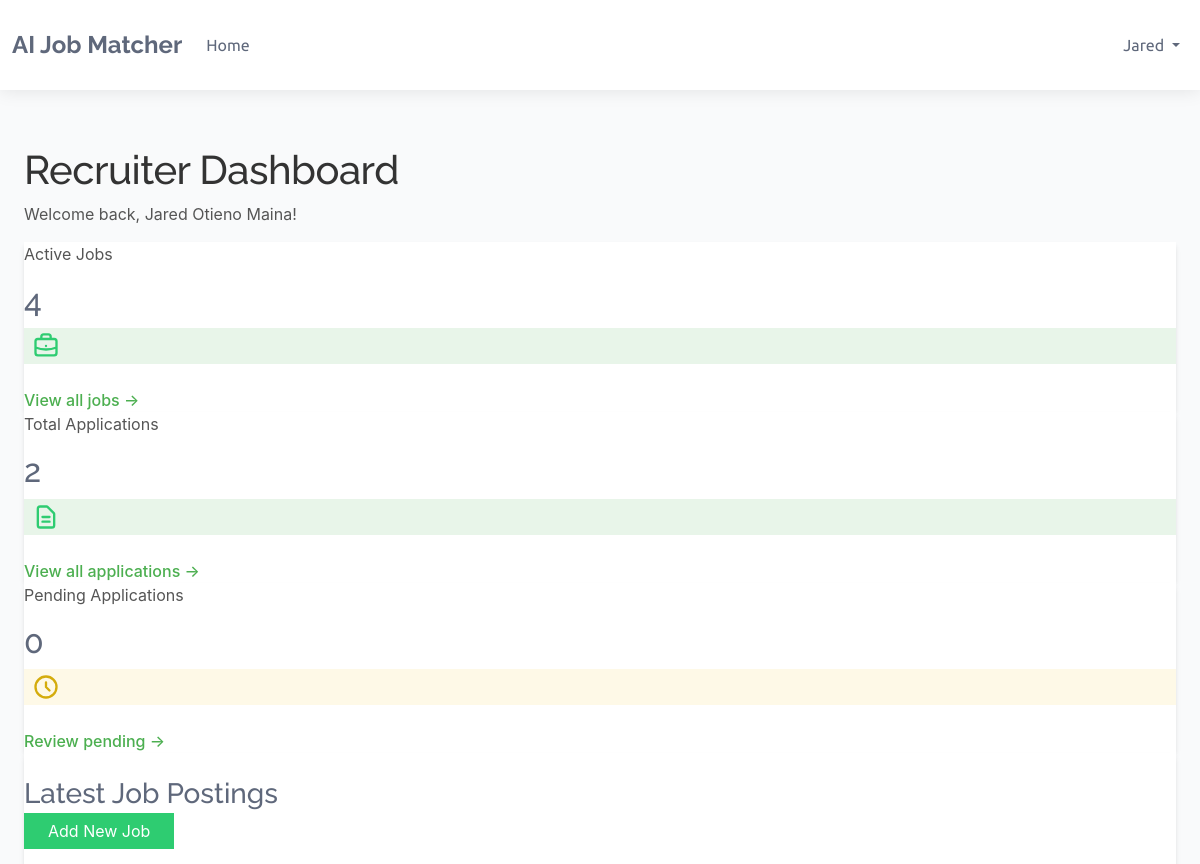
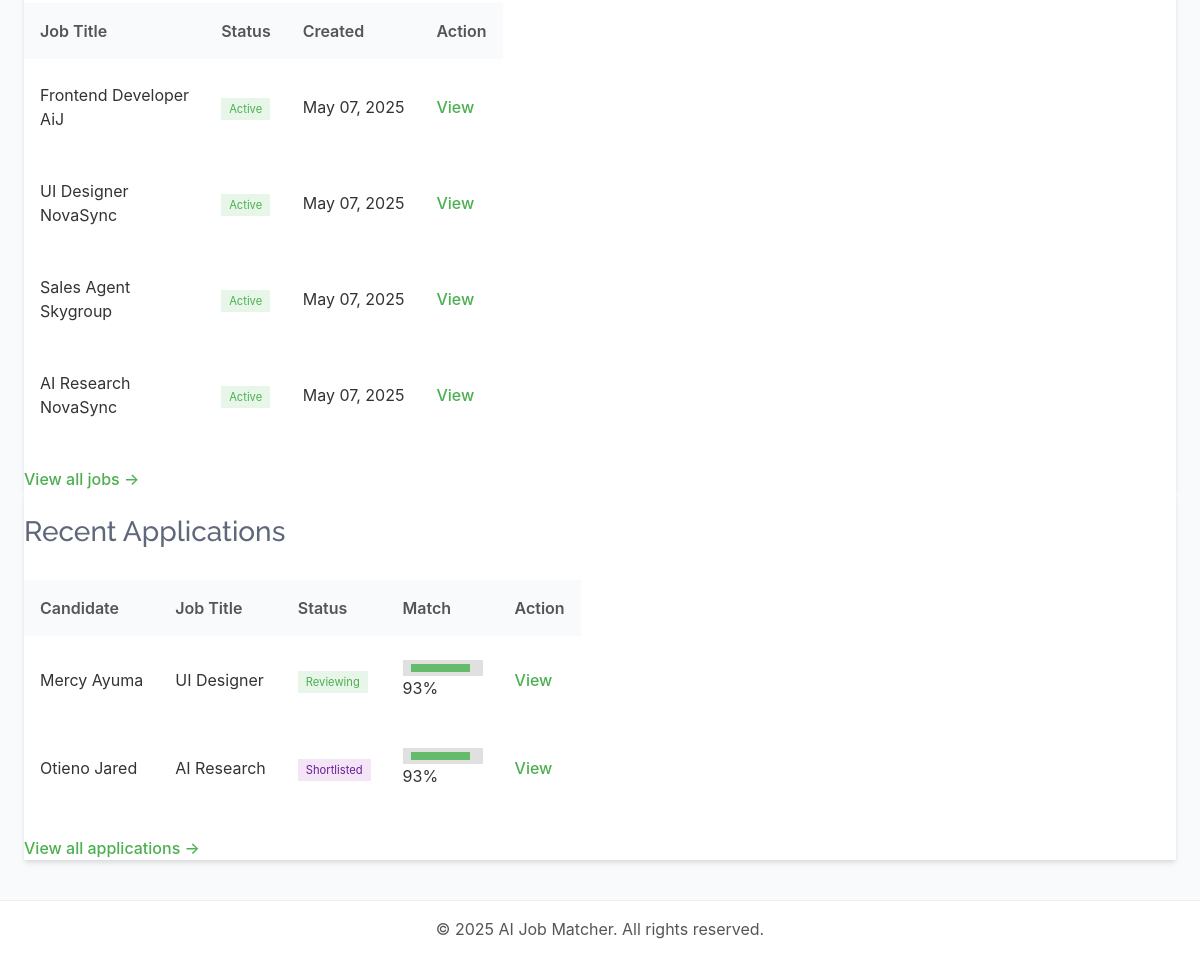
Before: /dashboards/recruiter/ (signed in) with the older database file (2 pictures, top to bottom).
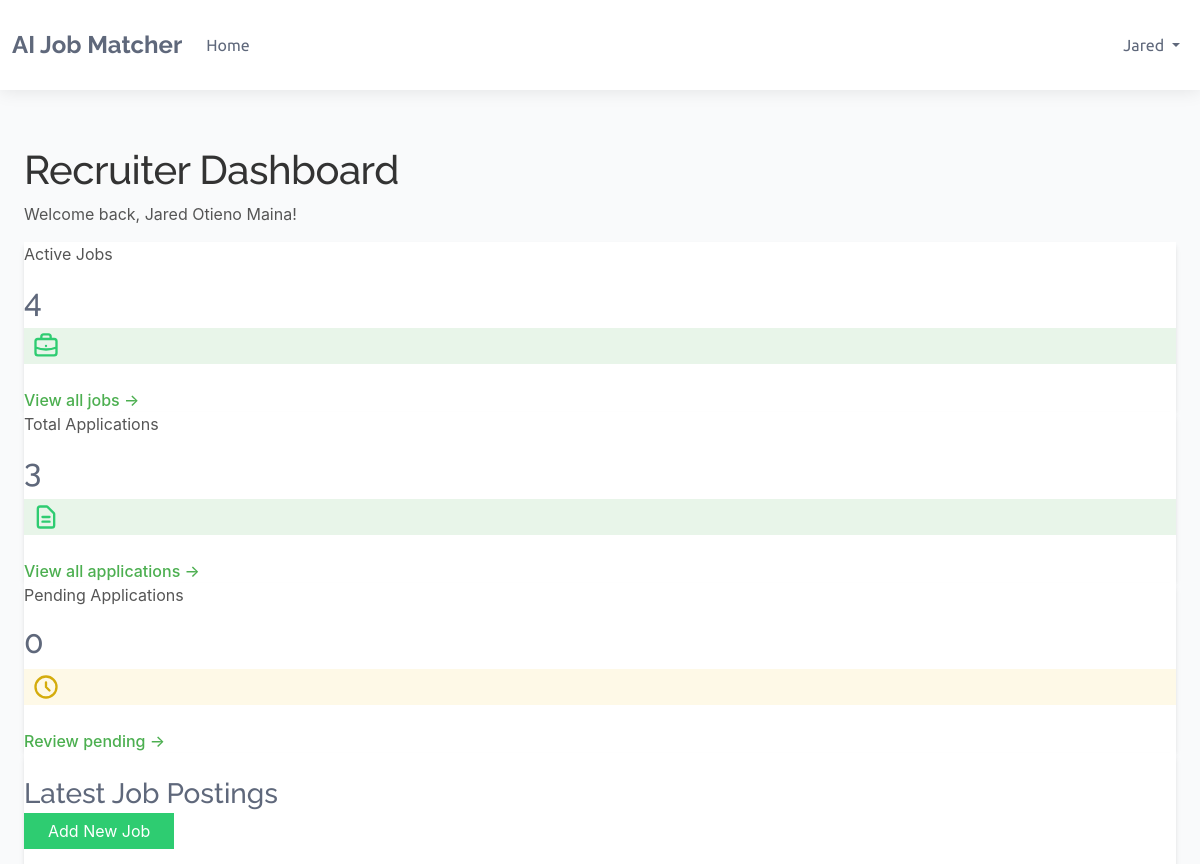
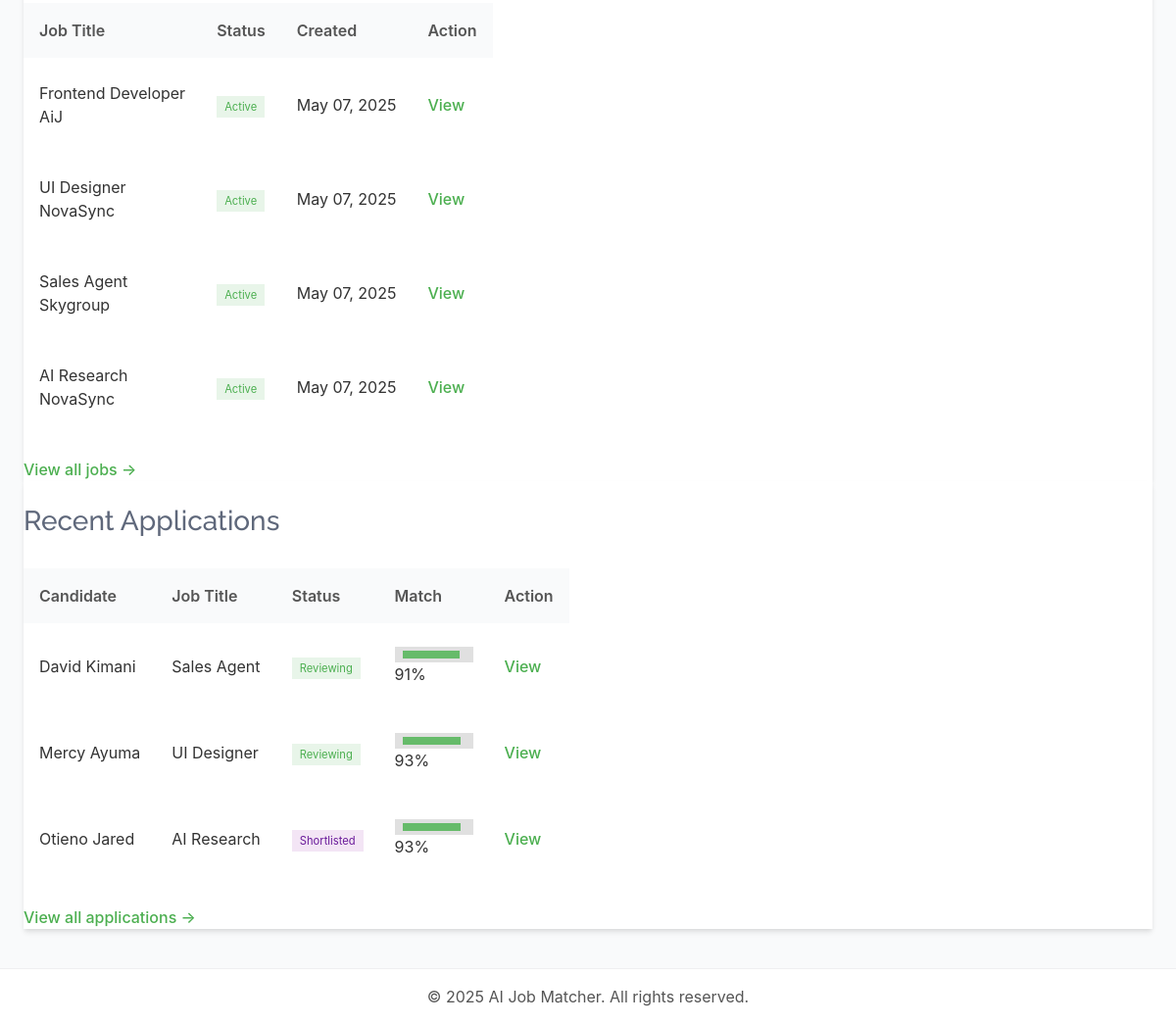
After: the same page with the newer database file (2 pictures, top to bottom).
### dashboards/models.py (models this page shows, shortened)
class BaseModel(models.Model):
    created_at = models.DateTimeField(auto_now_add=True)
    updated_at = models.DateTimeField(auto_now=True)
    class Meta:
        abstract = True

class JobPosting(BaseModel):
    STATUS_CHOICES = (
        ('active', 'Active'),
        ('filled', 'Filled'),
        ('expired', 'Expired'),
        ('draft', 'Draft'),
    )
    recruiter = models.ForeignKey(Recruiter, on_delete=models.CASCADE, related_name='job_postings')
    title = models.CharField(_('job title'), max_length=255)
    company_name = models.CharField(_('company name'), max_length=255)
    category = models.CharField(_('job category'), max_length=100)
    description = models.TextField(_('job description'))
    requirements = models.TextField(_('job requirements'))
    responsibilities = models.TextField(_('responsibilities'))
    location = models.CharField(_('location'), max_length=255)
    salary_min = models.DecimalField(_('minimum salary'), max_digits=12, decimal_places=2, null=True, blank=True)
    salary_max = models.DecimalField(_('maximum salary'), max_digits=12, decimal_places=2, null=True, blank=True)
    experience_required = models.PositiveIntegerField(_('experience required (years)'), default=0)
    education_level = models.CharField(_('education level'), max_length=100)
    employment_type = models.CharField(_('employment type'), max_length=50)
    status = models.CharField(_('status'), max_length=20, choices=STATUS_CHOICES, default='active')
    expiry_date = models.DateField(_('expiry date'), default=timezone.now)
    skills_required = models.TextField(_('skills required'))
    embedding_vector = models.BinaryField(_('job embedding vector'), null=True, blank=True)
    class Meta:
        ordering = ['-created_at']
        verbose_name = _('Job Posting')
        verbose_name_plural = _('Job Postings')

class JobApplication(BaseModel):
    STATUS_CHOICES = (
        ('pending', 'Pending'),
        ('reviewing', 'Reviewing'),
        ('shortlisted', 'Shortlisted'),
        ('rejected', 'Rejected'),
        ('interview', 'Interview'),
        ('offer', 'Offer Extended'),
        ('hired', 'Hired'),
        ('declined', 'Declined'),
    )
    job = models.ForeignKey(JobPosting, on_delete=models.CASCADE, related_name='applications')
    candidate = models.ForeignKey(Candidate, on_delete=models.CASCADE, related_name='applications')
    resume = models.ForeignKey(Resume, on_delete=models.CASCADE, related_name='applications', null=True, blank=True)
    cover_letter = models.TextField(_('cover letter'), blank=True, null=True)
    status = models.CharField(_('status'), max_length=20, choices=STATUS_CHOICES, default='pending')
    match_score = models.FloatField(_('match score'), validators=[MinValueValidator(0), MaxValueValidator(100)], default=0)
    recruiter_notes = models.TextField(_('recruiter notes'), blank=True, null=True)
    class Meta:
        ordering = ['-match_score', '-created_at']
        verbose_name = _('Job Application')
        verbose_name_plural = _('Job Applications')

### accounts/models.py (models this page shows, shortened)
class Profile(models.Model):
    user = models.OneToOneField(User,
                                on_delete=models.CASCADE, unique=True)
    bio = models.TextField(_('bio'), blank=True, null=True)
    profile_picture = models.ImageField(
        _("profile picture"), upload_to="profile",
        default="default.png")
    class Meta:
        abstract= True

class Candidate(Profile):
    skills = models.TextField(_('skills'), blank=True, null=True)
    education = models.TextField(_('education'), blank=True, null=True)
    experience = models.IntegerField(_('experience'), blank=True, null=True)
    location = models.CharField(max_length=255, blank=True, null=True)
    job_type_preference = models.CharField(_("job type preference"), max_length=50, blank=True, null=True)
    expected_salary = models.IntegerField(_("expected salary"), blank=True, null=True)
    availability_in_weeks = models.IntegerField(_("availability in weeks"), blank=True, null=True)

class TrackingModel(models.Model):
    created_at = models.DateTimeField(auto_now_add=True)
    updated_at = models.DateTimeField(auto_now=True)
    class Meta:
        abstract = True
        ordering = ["-created_at"]

class User(AbstractBaseUser, TrackingModel):
    username_validator = UnicodeUsernameValidator()
    Role_choices = (
        ("Administrator", "Administrator"),
        ("Recruiter", "Recruiter"),
        ("Candidate", "Candidate")
    )
    Gender_choices = (
        ("Male", "Male"),
        ("Female", "Female"),
        ("Other", "Other")
    )
    username = models.CharField(
        _('username'),
        max_length=150,
        unique=True,
        validators=[username_validator],
        error_messages={
            'unique':_("A user with that username already exists."),
        },
    )
    phoneNumberRegex = RegexValidator(regex=r"^\+?1?\d{8,15}$")
    full_name = models.CharField(_('full name'),max_length=200)
    email = models.EmailField(_('email'), unique=True, error_messages={
        'unique': ('A user with email already exists.'),
    })
    gender = models.CharField(_("gender"), max_length=10, choices=Gender_choices)
    phone = PhoneNumberField(
        _('phone number'), unique=True,validators=[phoneNumberRegex],
        blank=True, null=True, max_length=27)
    country = models.CharField(_("country"), max_length=50,
                              blank=True, null=True)
    city = models.CharField(_("city"), max_length=50,
                              blank=True, null=True)
    role = models.CharField(_('Role'), max_length=17, choices=Role_choices, default="Client")
    is_active = models.BooleanField(_('active'), default=True)
    is_admin = models.BooleanField(_('admin'), default=False)
    is_staff = models.BooleanField(_("staff"), default=False)
    timestamp = models.DateTimeField(_("timestamp"), auto_now_add=True)
    objects = CustomManager()
    USERNAME_FIELD = 'email'
    REQUIRED_FIELDS = ['username',]
    @property
    def staff(self):
        return self.staff
    @property
    def active(self):
        return self.active
    @property
    def admin(self):
        return self.admin

### dashboards/views.py (the view)
# urls.py: path('recruiter/', views.recruiter_dashboard, name='recruiter_dashboard'),
@login_required
@user_passes_test(is_recruiter)
def recruiter_dashboard(request):
    recruiter_profile = request.user.recruiter
    active_jobs = JobPosting.objects.filter(
        recruiter=recruiter_profile,
        status='active'
    ).count()
    total_applications = JobApplication.objects.filter(
        job__recruiter=recruiter_profile
    ).count()
    pending_applications = JobApplication.objects.filter(
        job__recruiter=recruiter_profile,
        status='pending'
    ).count()
    latest_jobs = JobPosting.objects.filter(
        recruiter=recruiter_profile
    ).order_by('-created_at')[:5]
    latest_applications = JobApplication.objects.filter(
        job__recruiter=recruiter_profile
    ).order_by('-created_at')[:5]
    context = {
        'active_jobs': active_jobs,
        'total_applications': total_applications,
        'pending_applications': pending_applications,
        'latest_jobs': latest_jobs,
        'latest_applications': latest_applications,
    }
    return render(request, 'dashboards/recruiter_dashboard.html', context)

### dashboards/views.py (called while the page is built)
def is_recruiter(user):
    return user.is_authenticated and user.role == 'Recruiter'

### templates/dashboards/recruiter_dashboard.html (shortened to what the changed rows need)
{% extends 'dashboards/base.html' %}
{% block content %}
<div class="container mx-auto px-4 py-6">
    <div class="mb-8">
        <h1 class="text-3xl font-bold text-gray-800">Recruiter Dashboard</h1>
    </div>
    <div class="grid grid-cols-1 md:grid-cols-3 gap-6 mb-8">
        <div class="bg-white rounded-lg shadow-md p-6">
            <div class="flex items-center justify-between">
                <div>
                    <h2 class="text-3xl font-bold text-gray-800">{{ active_jobs }}</h2>
                </div>
            </div>
        </div>
        <div class="bg-white rounded-lg shadow-md p-6">
            <div class="flex items-center justify-between">
                <div>
                    <p class="text-gray-500 text-sm uppercase font-medium">Total Applications</p>
                    <h2 class="text-3xl font-bold text-gray-800">{{ total_applications }}</h2>
                </div>
            </div>
        </div>
        <div class="bg-white rounded-lg shadow-md p-6">
            <div class="flex items-center justify-between">
                <div>
                    <h2 class="text-3xl font-bold text-gray-800">{{ pending_applications }}</h2>
                </div>
            </div>
        </div>
    </div>
    <div class="grid grid-cols-1 lg:grid-cols-2 gap-8">
        <div class="bg-white rounded-lg shadow-md">
            <div class="p-6">
                {% if latest_jobs %}
                    <div class="overflow-x-auto">
                        <table class="min-w-full divide-y divide-gray-200">
                            <thead>
                                <tr>
                                    <th class="px-6 py-3 text-left text-xs font-medium text-gray-500 uppercase tracking-wider">Job Title</th>
                                    <th class="px-6 py-3 text-left text-xs font-medium text-gray-500 uppercase tracking-wider">Status</th>
                                    <th class="px-6 py-3 text-left text-xs font-medium text-gray-500 uppercase tracking-wider">Created</th>
                                    <th class="px-6 py-3 text-left text-xs font-medium text-gray-500 uppercase tracking-wider">Action</th>
                                </tr>
                            </thead>
                            <tbody class="bg-white divide-y divide-gray-200">
                                {% for job in latest_jobs %}
                                <tr>
                                    <td class="px-6 py-4 whitespace-nowrap">
                                        <div class="text-sm font-medium text-gray-900">{{ job.title }}</div>
                                        <div class="text-sm text-gray-500">{{ job.company_name }}</div>
                                    </td>
                                    <td class="px-6 py-4 whitespace-nowrap">
                                        <span class="px-2 inline-flex text-xs leading-5 font-semibold rounded-full
                                            {% if job.status == 'active' %}bg-green-100 text-green-800
                                            {% elif job.status == 'filled' %}bg-blue-100 text-blue-800
                                            {% elif job.status == 'expired' %}bg-red-100 text-red-800
                                            {% else %}bg-gray-100 text-gray-800{% endif %}">
                                            {{ job.status|title }}
                                        </span>
                                    </td>
                                    <td class="px-6 py-4 whitespace-nowrap text-sm text-gray-500">
                                        {{ job.created_at|date:"M d, Y" }}
                                    </td>
                                    <td class="px-6 py-4 whitespace-nowrap text-sm font-medium">
                                        <a href="{% url 'dashboards:job_detail' job_id=job.id %}" class="text-blue-600 hover:text-blue-900">View</a>
                                    </td>
                                </tr>
                                {% endfor %}
                            </tbody>
                        </table>
                    </div>
                {% else %}
                    <div class="text-center py-8">
                        <p class="text-gray-500 mb-4">You haven't posted any jobs yet.</p>
                        <a href="{% url 'dashboards:create_job' %}" class="bg-blue-600 hover:bg-blue-700 text-white px-4 py-2 rounded-md text-sm font-medium">Post Your First Job</a>
                    </div>
                {% endif %}
            </div>
        </div>
        <div class="bg-white rounded-lg shadow-md">
            <div class="p-6">
                {% if latest_applications %}
                    <div class="overflow-x-auto">
                        <table class="min-w-full divide-y divide-gray-200">
                            <thead>
                                <tr>
                                    <th class="px-6 py-3 text-left text-xs font-medium text-gray-500 uppercase tracking-wider">Candidate</th>
                                    <th class="px-6 py-3 text-left text-xs font-medium text-gray-500 uppercase tracking-wider">Job Title</th>
                                    <th class="px-6 py-3 text-left text-xs font-medium text-gray-500 uppercase tracking-wider">Status</th>
                                    <th class="px-6 py-3 text-left text-xs font-medium text-gray-500 uppercase tracking-wider">Match</th>
                                    <th class="px-6 py-3 text-left text-xs font-medium text-gray-500 uppercase tracking-wider">Action</th>
                                </tr>
                            </thead>
                            <tbody class="bg-white divide-y divide-gray-200">
                                {% for application in latest_applications %}
                                <tr>
                                    <td class="px-6 py-4 whitespace-nowrap">
                                        <div class="text-sm font-medium text-gray-900">{{ application.candidate.user.full_name }}</div>
                                    </td>
                                    <td class="px-6 py-4 whitespace-nowrap">
                                        <div class="text-sm text-gray-900">{{ application.job.title }}</div>
                                    </td>
                                    <td class="px-6 py-4 whitespace-nowrap">
                                        <span class="px-2 inline-flex text-xs leading-5 font-semibold rounded-full
                                            {% if application.status == 'pending' %}bg-yellow-100 text-yellow-800
                                            {% elif application.status == 'reviewing' %}bg-blue-100 text-blue-800
                                            {% elif application.status == 'shortlisted' %}bg-purple-100 text-purple-800
                                            {% elif application.status == 'rejected' %}bg-red-100 text-red-800
                                            {% elif application.status == 'interview' %}bg-green-100 text-green-800
                                            {% elif application.status == 'offer' %}bg-indigo-100 text-indigo-800
                                            {% elif application.status == 'hired' %}bg-emerald-100 text-emerald-800
                                            {% else %}bg-gray-100 text-gray-800{% endif %}">
                                            {{ application.status|title }}
                                        </span>
                                    </td>
                                    <td class="px-6 py-4 whitespace-nowrap">
                                        <div class="flex items-center">
                                            <div class="w-16 bg-gray-200 rounded-full h-2.5">
                                                <div class="bg-blue-600 h-2.5 rounded-full" style="width: {{ application.match_score }}%"></div>
                                            </div>
                                            <span class="ml-2 text-sm text-gray-600">{{ application.match_score|floatformat:0 }}%</span>
                                        </div>
                                    </td>
                                    <td class="px-6 py-4 whitespace-nowrap text-sm font-medium">
                                        <a href="{% url 'dashboards:application_detail' application_id=application.id %}" class="text-blue-600 hover:text-blue-900">View</a>
                                    </td>
                                </tr>
                                {% endfor %}
                            </tbody>
                        </table>
                    </div>
                {% else %}
                    <div class="text-center py-8">
                        <p class="text-gray-500">No applications have been received yet.</p>
                    </div>
                {% endif %}
            </div>
        </div>
    </div>
</div>
{% endblock %}

Changed rows visible on the page:
added JobApplication: candidate.user.full_name "David Kimani", job "Sales Agent", status "Reviewing", match_score "91"
Other visible differences:
{{ total_applications }}: "2" → "3"
